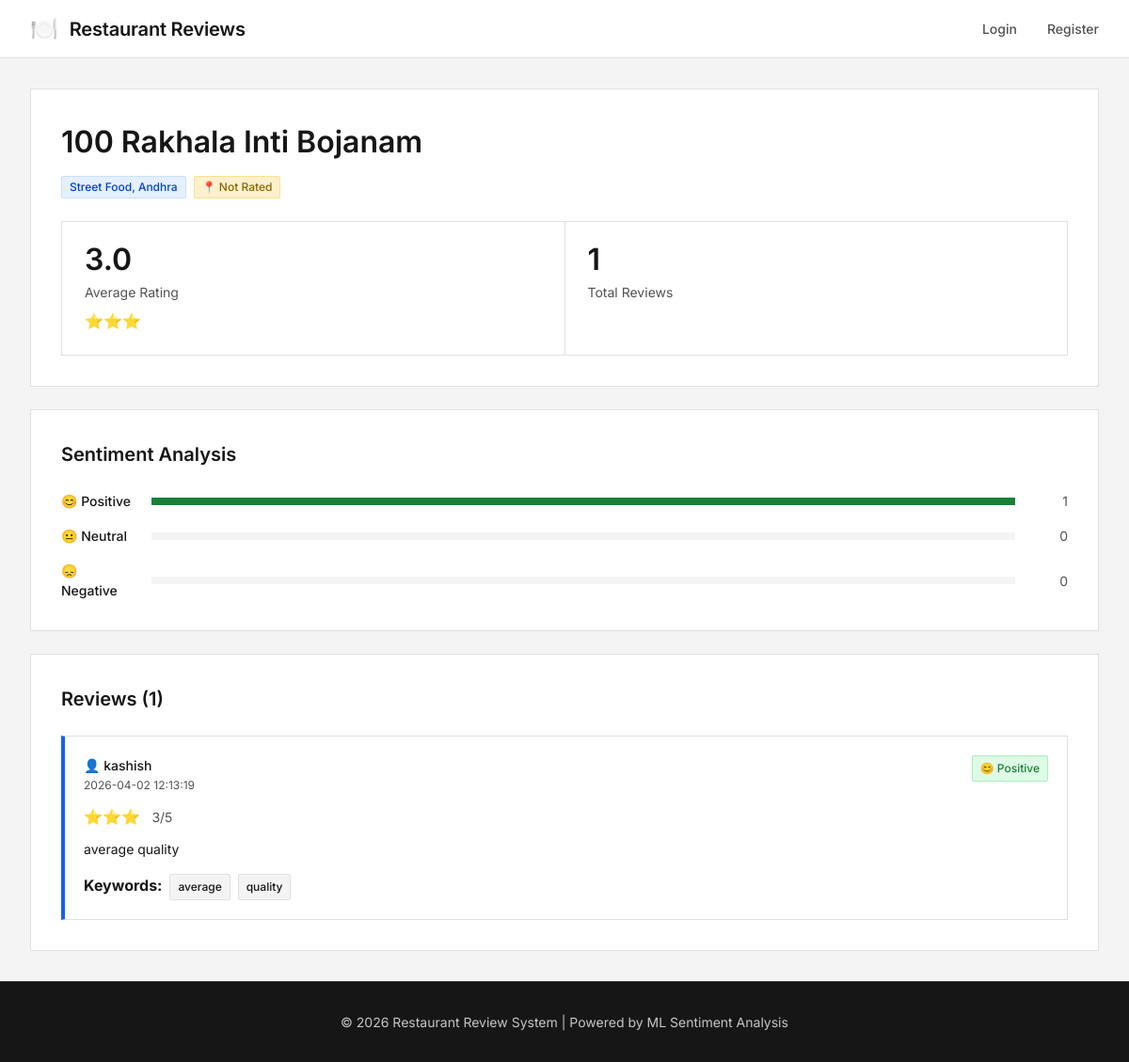
Screenshot of /restaurant/449 with the database file from the repository.
### tables this page shows
CREATE TABLE restaurants (
        id INTEGER PRIMARY KEY AUTOINCREMENT,
        name TEXT UNIQUE NOT NULL,
        cuisine TEXT,
        location TEXT,
        created_at TIMESTAMP DEFAULT CURRENT_TIMESTAMP
    );

CREATE TABLE reviews (
        id INTEGER PRIMARY KEY AUTOINCREMENT,
        user_id INTEGER,
        restaurant_id INTEGER,
        review_text TEXT NOT NULL,
        rating INTEGER CHECK(rating >= 1 AND rating <= 5),
        sentiment TEXT,
        sentiment_score REAL,
        keywords TEXT,
        created_at TIMESTAMP DEFAULT CURRENT_TIMESTAMP,
        FOREIGN KEY (user_id) REFERENCES users(id),
        FOREIGN KEY (restaurant_id) REFERENCES restaurants(id)
    );

CREATE TABLE users (
        id INTEGER PRIMARY KEY AUTOINCREMENT,
        username TEXT UNIQUE NOT NULL,
        password TEXT NOT NULL,
        email TEXT,
        is_admin INTEGER DEFAULT 0,
        created_at TIMESTAMP DEFAULT CURRENT_TIMESTAMP
    );

### app.py (the view)
@app.route('/restaurant/<int:restaurant_id>')
def restaurant_details(restaurant_id):
    conn = get_db()
    c = conn.cursor()
    c.execute("SELECT * FROM restaurants WHERE id = ?", (restaurant_id,))
    restaurant = c.fetchone()
    c.execute("""SELECT r.*, u.username
                 FROM reviews r
                 JOIN users u ON r.user_id = u.id
                 WHERE r.restaurant_id = ?
                 ORDER BY r.created_at DESC""", (restaurant_id,))
    reviews = c.fetchall()
    conn.close()
    if reviews:
        avg_rating = sum(r['rating'] for r in reviews) / len(reviews)
        sentiment_counts = {'positive': 0, 'neutral': 0, 'negative': 0}
        for r in reviews:
            sentiment_counts[r['sentiment']] += 1
    else:
        avg_rating = 0
        sentiment_counts = {'positive': 0, 'neutral': 0, 'negative': 0}
    return render_template('restaurant_details.html',
                         restaurant=restaurant,
                         reviews=reviews,
                         avg_rating=avg_rating,
                         sentiment_counts=sentiment_counts)

### app.py (called while the page is built)
@app.template_filter('from_json')
def from_json_filter(value):
    try:
        return json.loads(value) if value else []
    except:
        return []

def get_db():
    conn = sqlite3.connect(DATABASE)
    conn.row_factory = sqlite3.Row
    return conn

### templates/restaurant_details.html (shortened to what this page needs)
{% extends "base.html" %}
{% block content %}
<div class="container">
    <div class="restaurant-header">
        <div class="restaurant-title">
            <h1>{{ restaurant.name }}</h1>
            <div class="restaurant-badges">
                <span class="badge badge-cuisine">{{ restaurant.cuisine }}</span>
                <span class="badge badge-location">📍 {{ restaurant.location }}</span>
            </div>
        </div>
        <div class="restaurant-stats">
            <div class="stat-card">
                <div class="stat-value">{{ avg_rating|round(1) }}</div>
                <div class="stat-label">Average Rating</div>
                <div class="stars">
                    {% for i in range(avg_rating|int) %}⭐{% endfor %}
                </div>
            </div>
            <div class="stat-card">
                <div class="stat-value">{{ reviews|length }}</div>
                <div class="stat-label">Total Reviews</div>
            </div>
        </div>
    </div>
    <div class="sentiment-summary">
        <h2>Sentiment Analysis</h2>
        <div class="sentiment-bars">
            <div class="sentiment-bar">
                <span class="sentiment-label">😊 Positive</span>
                <div class="bar-container">
                    <div class="bar bar-positive" style="width: {{ (sentiment_counts.positive / reviews|length * 100)|round if reviews else 0 }}%"></div>
                </div>
                <span class="sentiment-count">{{ sentiment_counts.positive }}</span>
            </div>
            <div class="sentiment-bar">
                <span class="sentiment-label">😐 Neutral</span>
                <div class="bar-container">
                </div>
                <span class="sentiment-count">{{ sentiment_counts.neutral }}</span>
            </div>
            <div class="sentiment-bar">
                <span class="sentiment-label">😞 Negative</span>
                <div class="bar-container">
                </div>
                <span class="sentiment-count">{{ sentiment_counts.negative }}</span>
            </div>
        </div>
    </div>
    <div class="reviews-section">
        <h2>Reviews ({{ reviews|length }})</h2>
        {% if reviews %}
        <div class="reviews-list">
            {% for review in reviews %}
            <div class="review-card">
                <div class="review-header">
                    <div class="reviewer-info">
                        <span class="reviewer-name">👤 {{ review.username }}</span>
                        <span class="review-date">{{ review.created_at }}</span>
                    </div>
                    <span class="sentiment-badge sentiment-{{ review.sentiment }}">
                        {% if review.sentiment == 'positive' %}😊
                        {% elif review.sentiment == 'negative' %}😞
                        {% else %}😐{% endif %}
                        {{ review.sentiment|capitalize }}
                    </span>
                </div>
                <div class="rating">
                    {% for i in range(review.rating) %}⭐{% endfor %}
                    <span class="rating-text">{{ review.rating }}/5</span>
                </div>
                <p class="review-text">{{ review.review_text }}</p>
                {% if review.keywords %}
                <div class="review-keywords">
                    <strong>Keywords:</strong>
                    {% set keywords = review.keywords|from_json %}
                    {% for keyword in keywords %}
                    <span class="keyword-tag">{{ keyword }}</span>
                    {% endfor %}
                </div>
                {% endif %}
            </div>
            {% endfor %}
        </div>
        {% else %}
        <div class="empty-state">
            <p>No reviews yet. Be the first to review this restaurant!</p>
            <a href="{{ url_for('add_review') }}" class="btn btn-primary">Write a Review</a>
        </div>
        {% endif %}
    </div>
</div>
{% endblock %}

### static/style.css (style rules this page uses)
* { margin: 0; padding: 0; box-sizing: border-box; }
:root { --primary-color: #0f62fe; --primary-dark: #0043ce; --primary-light: #edf5ff; --secondary-color: #198038; --danger-color: #da1e28; --warning-color: #f1c21b; --dark: #161616; --light: #f4f4f4; --surface: #ffffff; --border: #e0e0e0; --border-strong: #8d8d8d; --text-primary: #161616; --text-secondary: #525252; --text-inverse: #ffffff; --positive: #198038; --neutral: #8d8d8d; --negative: #da1e28; --radius-sm: 0.125rem; --radius-md: 0.25rem; --radius-lg: 0.375rem; --transition: background-color 0.15s ease, border-color 0.15s ease, color 0.15s ease; --shadow-subtle: 0 1px 2px rgba(0, 0, 0, 0.05); }
body { font-family: 'Inter', -apple-system, BlinkMacSystemFont, 'Segoe UI', Roboto, Helvetica, Arial, sans-serif; background-color: var(--light); color: var(--text-primary); line-height: 1.5; min-height: 100vh; display: flex; flex-direction: column; -webkit-font-smoothing: antialiased; -moz-osx-font-smoothing: grayscale; }
.container { max-width: 1440px; margin: 0 auto; padding: 0 2rem; }
.badge { padding: 0.125rem 0.5rem; border-radius: var(--radius-sm); font-size: 0.75rem; font-weight: 500; border: 1px solid transparent; }
.badge-cuisine { background: #e5f0ff; color: #0043ce; border-color: #c6e0ff; }
.badge-location { background: #fdf0cc; color: #8a6800; border-color: #fce18d; }
.reviews-list { display: flex; flex-direction: column; gap: 1rem; }
.review-item, .review-card { padding: 1.25rem; background: var(--surface); border: 1px solid var(--border); border-left: 4px solid var(--primary-color); }
.review-header { display: flex; justify-content: space-between; align-items: flex-start; margin-bottom: 0.75rem; }
.sentiment-badge { padding: 0.25rem 0.5rem; border-radius: var(--radius-sm); font-size: 0.75rem; font-weight: 500; display: inline-flex; align-items: center; gap: 0.35rem; border: 1px solid transparent; }
.sentiment-positive { background: #defbe6; color: #198038; border-color: #a6f0bd; }
.rating { margin-bottom: 0.75rem; font-size: 1rem; color: #f1c21b; }
.rating-text { font-size: 0.875rem; color: var(--text-secondary); margin-left: 0.5rem; }
.review-text { color: var(--text-primary); line-height: 1.5; margin-bottom: 1rem; font-size: 0.875rem; }
.review-date { font-size: 0.75rem; color: var(--text-secondary); }
.reviewer-info { display: flex; flex-direction: column; gap: 0.125rem; }
.reviewer-name { font-weight: 500; font-size: 0.875rem; color: var(--text-primary); }
.review-keywords { margin-top: 1rem; display: flex; flex-wrap: wrap; gap: 0.5rem; }
.keyword-tag { background: var(--light); color: var(--text-primary); padding: 0.25rem 0.5rem; border: 1px solid var(--border); border-radius: var(--radius-sm); font-size: 0.75rem; font-weight: 500; }
.restaurant-header { background: var(--surface); padding: 2rem; border: 1px solid var(--border); margin-bottom: 1.5rem; }
.restaurant-title { margin-bottom: 1.5rem; }
.restaurant-title h1 { font-size: 2rem; margin-bottom: 0.75rem; color: var(--text-primary); font-weight: 600; }
.restaurant-badges { display: flex; gap: 0.5rem; }
.restaurant-stats { display: grid; grid-template-columns: repeat(auto-fit, minmax(200px, 1fr)); gap: 1px; background: var(--border); border: 1px solid var(--border); }
.stat-card { background: var(--surface); padding: 1.5rem; display: flex; flex-direction: column; }
.stat-value { font-size: 2rem; font-weight: 600; color: var(--text-primary); line-height: 1; }
.stat-label { color: var(--text-secondary); margin-top: 0.5rem; font-size: 0.875rem; }
.stars { font-size: 1rem; margin-top: 0.5rem; color: #f1c21b; }
.sentiment-summary { background: var(--surface); padding: 2rem; border: 1px solid var(--border); margin-bottom: 1.5rem; }
.sentiment-summary h2 { margin-bottom: 1.5rem; font-size: 1.25rem; font-weight: 600; }
.sentiment-bars { display: flex; flex-direction: column; gap: 1rem; }
.sentiment-bar { display: grid; grid-template-columns: 80px 1fr 40px; gap: 1rem; align-items: center; font-size: 0.875rem; }
.sentiment-label { font-weight: 500; color: var(--text-primary); }
.bar-container { background: var(--light); height: 8px; }
.bar { height: 100%; transition: width 0.3s ease; }
.bar-positive { background: var(--positive); }
.sentiment-count { text-align: right; color: var(--text-secondary); }
.reviews-section { background: var(--surface); padding: 2rem; border: 1px solid var(--border); }
.reviews-section h2 { margin-bottom: 1.5rem; font-size: 1.25rem; font-weight: 600; }

### rows the page displays
restaurants: name "100 Rakhala Inti Bojanam", cuisine "Street Food, Andhra", location "Not Rated"
reviews: username "kashish", created_at "2026-04-02 12:13:19", sentiment "Positive", rating "3", review_text "average quality", keywords "average" "quality"

### other values shown
{{ avg_rating|round(1) }} "3.0"
{{ reviews|length }} "1"
{{ sentiment_counts.positive }} "1"
{{ sentiment_counts.neutral }} "0"
{{ sentiment_counts.negative }} "0"
